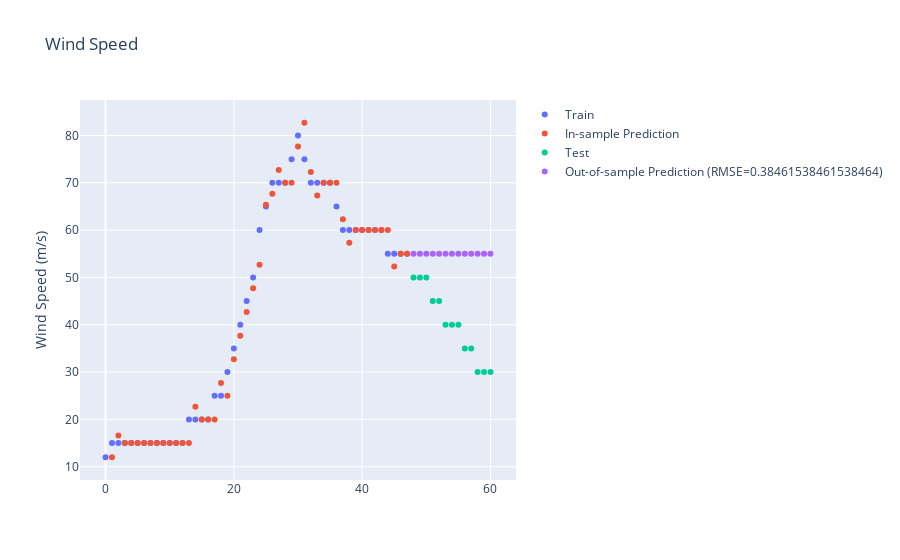

The cell this chart's notebook holds for it:
### Code cell
wind_speed_pred = cast(pl.Series, df_sample.select("wind_speed"))
model_w, train_w, test_w = create_model(wind_speed_pred)
fig_w = plot_sample_1d(model_w, train_w, test_w)
fig_w.update_layout(
    title="Wind Speed",
    yaxis_title="Wind Speed (m/s)",
)
fig_w.show()

### Figure 1 — Plotly figure (JSON) as saved in the notebook; plotly's stock layout.template omitted (floating-point values rounded to 4 significant figures)
{"data": [{"mode": "markers", "name": "Train", "type": "scatter", "x": [0, 1, 2, 3, 4, 5, 6, 7, 8, 9, 10, 11, 12, 13, 14, 15, 16, 17, 18, 19, 20, 21, 22, 23, 24, 25, 26, 27, 28, 29, 30, 31, 32, 33, 34, 35, 36, 37, 38, 39, 40, 41, 42, 43, 44, 45, 46, 47], "y": [12, 15, 15, 15, 15, 15, 15, 15, 15, 15, 15, 15, 15, 20, 20, 20, 20, 25, 25, 30, 35, 40, 45, 50, 60, 65, 70, 70, 70, 75, 80, 75, 70, 70, 70, 70, 65, 60, 60, 60, 60, 60, 60, 60, 55, 55, 55, 55]}, {"mode": "markers", "name": "In-sample Prediction", "type": "scatter", "x": [1, 2, 3, 4, 5, 6, 7, 8, 9, 10, 11, 12, 13, 14, 15, 16, 17, 18, 19, 20, 21, 22, 23, 24, 25, 26, 27, 28, 29, 30, 31, 32, 33, 34, 35, 36, 37, 38, 39, 40, 41, 42, 43, 44, 45, 46, 47], "y": [12.0, 16.62, 15.0, 15, 15, 15, 15, 15, 15, 15, 15, 15, 15, 22.69, 20, 20, 20, 27.69, 25, 32.69, 37.69, 42.69, 47.69, 52.69, 65.38, 67.69, 72.69, 70, 70, 77.69, 82.69, 72.31, 67.31, 70, 70, 70, 62.31, 57.31, 60, 60, 60, 60, 60, 60, 52.31, 55.0, 55]}, {"mode": "markers", "name": "Test", "type": "scatter", "x": [48, 49, 50, 51, 52, 53, 54, 55, 56, 57, 58, 59, 60], "y": [50, 50, 50, 45, 45, 40, 40, 40, 35, 35, 30, 30, 30]}, {"mode": "markers", "name": "Out-of-sample Prediction (RMSE=0.38461538461538464)", "type": "scatter", "x": [48, 49, 50, 51, 52, 53, 54, 55, 56, 57, 58, 59, 60], "y": [55, 55, 55, 55, 55, 55, 55, 55, 55, 55, 55, 55, 55]}], "layout": {"title": {"text": "Wind Speed"}, "yaxis": {"title": {"text": "Wind Speed (m/s)"}}}}
